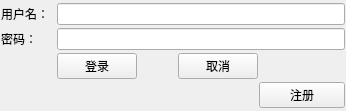
<?xml version="1.0" encoding="UTF-8"?>
<ui version="4.0">
 <class>WidgetLogin</class>
 <widget class="QWidget" name="WidgetLogin">
  <property name="geometry">
   <rect>
    <x>0</x>
    <y>0</y>
    <width>346</width>
    <height>111</height>
   </rect>
  </property>
  <property name="windowTitle">
   <string>系统登录</string>
  </property>
  <layout class="QGridLayout" name="gridLayout">
   <property name="sizeConstraint">
    <enum>QLayout::SetDefaultConstraint</enum>
   </property>
   <property name="leftMargin">
    <number>1</number>
   </property>
   <property name="topMargin">
    <number>1</number>
   </property>
   <property name="rightMargin">
    <number>1</number>
   </property>
   <property name="bottomMargin">
    <number>1</number>
   </property>
   <property name="spacing">
    <number>1</number>
   </property>
   <item row="2" column="3">
    <spacer name="horizontalSpacer">
     <property name="orientation">
      <enum>Qt::Horizontal</enum>
     </property>
     <property name="sizeHint" stdset="0">
      <size>
       <width>40</width>
       <height>20</height>
      </size>
     </property>
    </spacer>
   </item>
   <item row="0" column="0">
    <widget class="QLabel" name="labelName">
     <property name="text">
      <string>用户名：</string>
     </property>
    </widget>
   </item>
   <item row="2" column="4">
    <widget class="QPushButton" name="btnCancer">
     <property name="text">
      <string>取消</string>
     </property>
    </widget>
   </item>
   <item row="1" column="0">
    <widget class="QLabel" name="labelPWD">
     <property name="text">
      <string>密码：</string>
     </property>
    </widget>
   </item>
   <item row="2" column="0">
    <spacer name="spacerHLogin">
     <property name="orientation">
      <enum>Qt::Horizontal</enum>
     </property>
     <property name="sizeHint" stdset="0">
      <size>
       <width>57</width>
       <height>20</height>
      </size>
     </property>
    </spacer>
   </item>
   <item row="2" column="1" colspan="2">
    <widget class="QPushButton" name="btnLogin">
     <property name="text">
      <string>登录</string>
     </property>
    </widget>
   </item>
   <item row="2" column="5" colspan="2">
    <spacer name="spacerHCancer">
     <property name="orientation">
      <enum>Qt::Horizontal</enum>
     </property>
     <property name="sizeHint" stdset="0">
      <size>
       <width>89</width>
       <height>20</height>
      </size>
     </property>
    </spacer>
   </item>
   <item row="1" column="1" colspan="6">
    <widget class="QLineEdit" name="linePWD">
     <property name="echoMode">
      <enum>QLineEdit::Password</enum>
     </property>
    </widget>
   </item>
   <item row="0" column="1" colspan="6">
    <widget class="QLineEdit" name="lineName"/>
   </item>
   <item row="3" column="5" colspan="2">
    <widget class="QPushButton" name="btnRegister">
     <property name="text">
      <string>注册</string>
     </property>
    </widget>
   </item>
   <item row="3" column="0" colspan="5">
    <spacer name="spacerHRegister">
     <property name="orientation">
      <enum>Qt::Horizontal</enum>
     </property>
     <property name="sizeHint" stdset="0">
      <size>
       <width>246</width>
       <height>25</height>
      </size>
     </property>
    </spacer>
   </item>
  </layout>
 </widget>
 <resources/>
 <connections/>
</ui>
